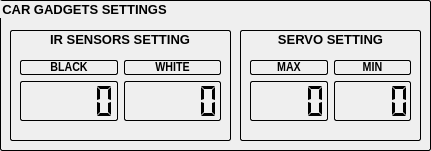
   <widget class="QGroupBox" name="groupBox_2">
    <property name="geometry">
     <rect>
      <x>440</x>
      <y>10</y>
      <width>431</width>
      <height>151</height>
     </rect>
    </property>
    <property name="font">
     <font>
      <pointsize>10</pointsize>
      <bold>true</bold>
     </font>
    </property>
    <property name="styleSheet">
     <string notr="true">QGroupBox {
    border: 1px solid gray;
    border-color: black;
    border-radius: 2px;
}</string>
    </property>
    <property name="title">
     <string>CAR GADGETS SETTINGS</string>
    </property>
    <property name="alignment">
     <set>Qt::AlignLeading|Qt::AlignLeft|Qt::AlignVCenter</set>
    </property>
    <widget class="QGroupBox" name="groupBox_4">
     <property name="geometry">
      <rect>
       <x>10</x>
       <y>30</y>
       <width>221</width>
       <height>111</height>
      </rect>
     </property>
     <property name="font">
      <font>
       <pointsize>10</pointsize>
       <bold>true</bold>
      </font>
     </property>
     <property name="title">
      <string>IR SENSORS SETTING</string>
     </property>
     <property name="alignment">
      <set>Qt::AlignCenter</set>
     </property>
     <widget class="QWidget" name="gridLayoutWidget_3">
      <property name="geometry">
       <rect>
        <x>10</x>
        <y>30</y>
        <width>201</width>
        <height>61</height>
       </rect>
      </property>
      <layout class="QGridLayout" name="gridLayout_3" rowstretch="0,1" columnstretch="0,0">
       <property name="spacing">
        <number>6</number>
       </property>
       <item row="0" column="1">
        <widget class="QLabel" name="label_5">
         <property name="font">
          <font>
           <family>Arial Narrow</family>
           <pointsize>10</pointsize>
           <italic>false</italic>
           <bold>true</bold>
           <underline>false</underline>
           <strikeout>false</strikeout>
          </font>
         </property>
         <property name="styleSheet">
          <string notr="true">border: 1px solid gray;
border-color: black;
border-radius: 2px;</string>
         </property>
         <property name="frameShape">
          <enum>QFrame::Box</enum>
         </property>
         <property name="frameShadow">
          <enum>QFrame::Plain</enum>
         </property>
         <property name="lineWidth">
          <number>1</number>
         </property>
         <property name="text">
          <string>WHITE</string>
         </property>
         <property name="alignment">
          <set>Qt::AlignCenter</set>
         </property>
        </widget>
       </item>
       <item row="1" column="0">
        <widget class="QLCDNumber" name="NegroConfigLCD">
         <property name="font">
          <font>
           <family>Arial</family>
           <pointsize>9</pointsize>
           <italic>false</italic>
           <bold>false</bold>
           <underline>false</underline>
           <strikeout>false</strikeout>
           <kerning>true</kerning>
          </font>
         </property>
         <property name="layoutDirection">
          <enum>Qt::LeftToRight</enum>
         </property>
         <property name="styleSheet">
          <string notr="true">border: 1px solid gray;
border-color: black;
border-radius: 2px;</string>
         </property>
         <property name="frameShape">
          <enum>QFrame::Box</enum>
         </property>
         <property name="frameShadow">
          <enum>QFrame::Plain</enum>
         </property>
         <property name="lineWidth">
          <number>1</number>
         </property>
         <property name="digitCount">
          <number>5</number>
         </property>
         <property name="segmentStyle">
          <enum>QLCDNumber::Flat</enum>
         </property>
        </widget>
       </item>
       <item row="1" column="1">
        <widget class="QLCDNumber" name="BlancoConfigLCD">
         <property name="font">
          <font>
           <family>Arial</family>
           <pointsize>9</pointsize>
           <italic>false</italic>
           <bold>false</bold>
           <underline>false</underline>
           <strikeout>false</strikeout>
           <kerning>true</kerning>
          </font>
         </property>
         <property name="layoutDirection">
          <enum>Qt::LeftToRight</enum>
         </property>
         <property name="styleSheet">
          <string notr="true">border: 1px solid gray;
border-color: black;
border-radius: 2px;</string>
         </property>
         <property name="frameShape">
          <enum>QFrame::Box</enum>
         </property>
         <property name="frameShadow">
          <enum>QFrame::Plain</enum>
         </property>
         <property name="lineWidth">
          <number>1</number>
         </property>
         <property name="digitCount">
          <number>5</number>
         </property>
         <property name="segmentStyle">
          <enum>QLCDNumber::Flat</enum>
         </property>
        </widget>
       </item>
       <item row="0" column="0">
        <widget class="QLabel" name="label_6">
         <property name="font">
          <font>
           <family>Arial Narrow</family>
           <pointsize>10</pointsize>
           <italic>false</italic>
           <bold>true</bold>
           <underline>false</underline>
           <strikeout>false</strikeout>
          </font>
         </property>
         <property name="styleSheet">
          <string notr="true">border: 1px solid gray;
border-color: black;
border-radius: 2px;</string>
         </property>
         <property name="frameShape">
          <enum>QFrame::Box</enum>
         </property>
         <property name="frameShadow">
          <enum>QFrame::Plain</enum>
         </property>
         <property name="lineWidth">
          <number>1</number>
         </property>
         <property name="text">
          <string>BLACK</string>
         </property>
         <property name="alignment">
          <set>Qt::AlignCenter</set>
         </property>
        </widget>
       </item>
      </layout>
     </widget>
    </widget>
    <widget class="QGroupBox" name="groupBox_7">
     <property name="geometry">
      <rect>
       <x>240</x>
       <y>30</y>
       <width>181</width>
       <height>111</height>
      </rect>
     </property>
     <property name="font">
      <font>
       <pointsize>10</pointsize>
       <bold>true</bold>
      </font>
     </property>
     <property name="title">
      <string>SERVO SETTING</string>
     </property>
     <property name="alignment">
      <set>Qt::AlignCenter</set>
     </property>
     <widget class="QWidget" name="gridLayoutWidget_5">
      <property name="geometry">
       <rect>
        <x>10</x>
        <y>30</y>
        <width>161</width>
        <height>61</height>
       </rect>
      </property>
      <layout class="QGridLayout" name="gridLayout_5" rowstretch="0,1">
       <property name="spacing">
        <number>6</number>
       </property>
       <item row="0" column="1">
        <widget class="QLabel" name="label_17">
         <property name="font">
          <font>
           <family>Arial Narrow</family>
           <pointsize>10</pointsize>
           <italic>false</italic>
           <bold>true</bold>
           <underline>false</underline>
           <strikeout>false</strikeout>
          </font>
         </property>
         <property name="styleSheet">
          <string notr="true">border: 1px solid gray;
border-color: black;
border-radius: 2px;</string>
         </property>
         <property name="frameShape">
          <enum>QFrame::Box</enum>
         </property>
         <property name="frameShadow">
          <enum>QFrame::Plain</enum>
         </property>
         <property name="lineWidth">
          <number>1</number>
         </property>
         <property name="text">
          <string>MIN</string>
         </property>
         <property name="alignment">
          <set>Qt::AlignCenter</set>
         </property>
        </widget>
       </item>
       <item row="0" column="0">
        <widget class="QLabel" name="label_13">
         <property name="font">
          <font>
           <family>Arial Narrow</family>
           <pointsize>10</pointsize>
           <italic>false</italic>
           <bold>true</bold>
           <underline>false</underline>
           <strikeout>false</strikeout>
          </font>
         </property>
         <property name="styleSheet">
          <string notr="true">border: 1px solid gray;
border-color: black;
border-radius: 2px;</string>
         </property>
         <property name="frameShape">
          <enum>QFrame::Box</enum>
         </property>
         <property name="frameShadow">
          <enum>QFrame::Plain</enum>
         </property>
         <property name="lineWidth">
          <number>1</number>
         </property>
         <property name="text">
          <string>MAX</string>
         </property>
         <property name="alignment">
          <set>Qt::AlignCenter</set>
         </property>
        </widget>
       </item>
       <item row="1" column="1">
        <widget class="QLCDNumber" name="ServoMinValueLCD">
         <property name="styleSheet">
          <string notr="true">border: 1px solid gray;
border-color: black;
border-radius: 2px;</string>
         </property>
         <property name="frameShadow">
          <enum>QFrame::Plain</enum>
         </property>
         <property name="digitCount">
          <number>4</number>
         </property>
         <property name="segmentStyle">
          <enum>QLCDNumber::Flat</enum>
         </property>
        </widget>
       </item>
       <item row="1" column="0">
        <widget class="QLCDNumber" name="ServoMaxValueLCD">
         <property name="styleSheet">
          <string notr="true">border: 1px solid gray;
border-color: black;
border-radius: 2px;</string>
         </property>
         <property name="frameShadow">
          <enum>QFrame::Plain</enum>
         </property>
         <property name="digitCount">
          <number>4</number>
         </property>
         <property name="segmentStyle">
          <enum>QLCDNumber::Flat</enum>
         </property>
        </widget>
       </item>
      </layout>
     </widget>
    </widget>
   </widget>
